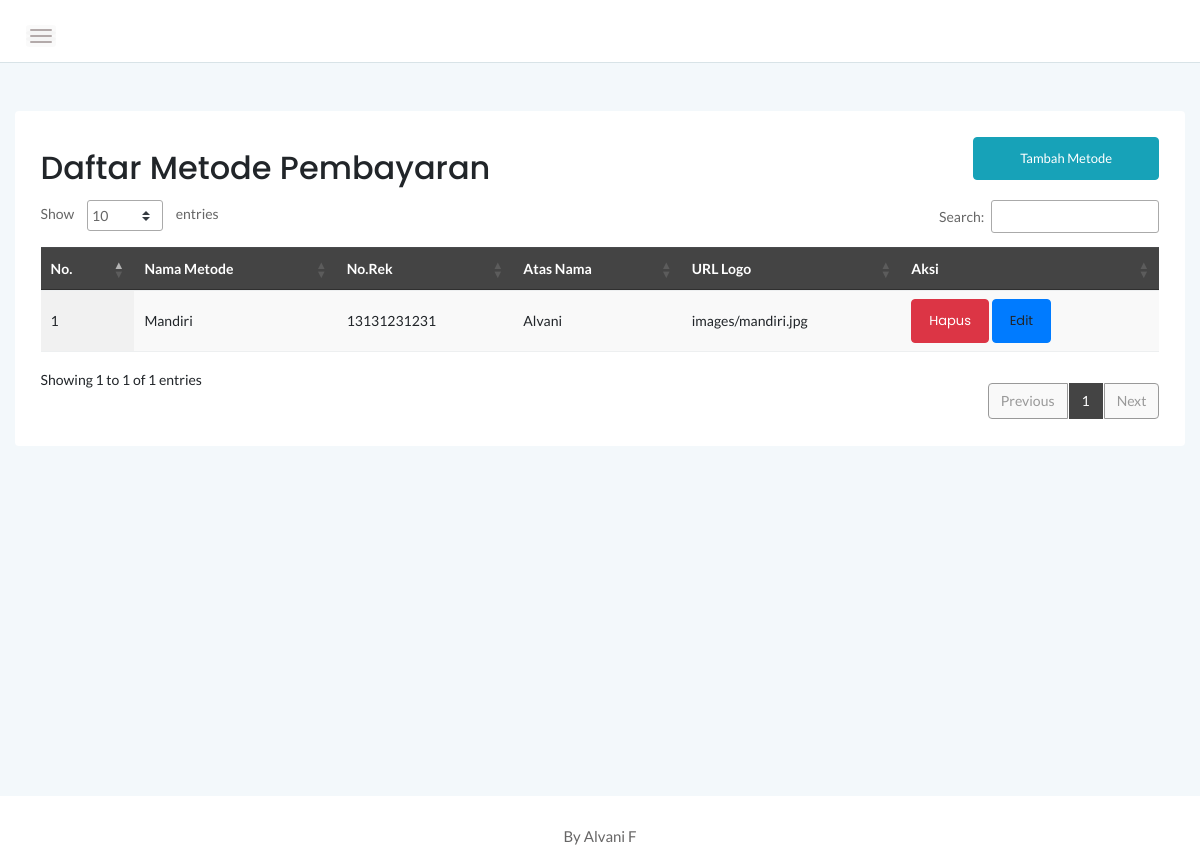
/admin/pembayaran.php (signed in), run on the app's committed database.
### tables this page shows
CREATE TABLE `pembayaran` (
  `no` int(11) NOT NULL,
  `metode` varchar(25) NOT NULL,
  `norek` varchar(25) NOT NULL,
  `logo` text DEFAULT NULL,
  `an` varchar(20) NOT NULL
);

### admin/pembayaran.php (the view, shortened to what this page needs)
<?php
include '../dbconnect.php';
?>
<!doctype html>
<html class="no-js" lang="en">
<head>
  <link rel="stylesheet" href="assets/css/bootstrap.min.css">
  <link rel="stylesheet" href="assets/css/font-awesome.min.css">
  <link rel="stylesheet" href="assets/css/themify-icons.css">
  <link rel="stylesheet" href="assets/css/metisMenu.css">
  <link rel="stylesheet" href="assets/css/owl.carousel.min.css">
  <link rel="stylesheet" href="assets/css/slicknav.min.css">
  <link rel="stylesheet" href="https://www.amcharts.com/lib/3/plugins/export/export.css" type="text/css" media="all" />
  <link rel="stylesheet" type="text/css" href="https://cdn.datatables.net/1.10.20/css/jquery.dataTables.min.css">
  <link rel="stylesheet" type="text/css" href="https://cdn.datatables.net/1.10.20/css/jquery.dataTables.css">
  <link rel="stylesheet" type="text/css" href="https://cdn.datatables.net/1.10.20/css/dataTables.bootstrap4.min.css">
  <link rel="stylesheet" type="text/css" href="https://cdn.datatables.net/responsive/2.2.3/css/responsive.bootstrap.min.css">
  <link rel="stylesheet" type="text/css" href="https://cdn.datatables.net/responsive/2.2.3/css/responsive.jqueryui.min.css">
  <link rel="stylesheet" type="text/css" href="https://cdn.datatables.net/buttons/1.5.2/css/buttons.dataTables.min.css">
  <link rel="stylesheet" href="assets/css/typography.css">
  <link rel="stylesheet" href="assets/css/default-css.css">
  <link rel="stylesheet" href="assets/css/styles.css">
  <link rel="stylesheet" href="assets/css/responsive.css">
</head>
<body>
          <div class="page-container">
        <div class="main-content">
          <div class="header-area">
            <div class="row align-items-center">
              <div class="col-md-6 col-sm-8 clearfix">
                <div class="nav-btn pull-left">
                  <span></span>
                  <span></span>
                  <span></span>
                </div>
              </div>
              <div class="col-md-6 col-sm-4 clearfix">
              </div>
            </div>
          </div>
          <div class="main-content-inner">
            <div class="row mt-5 mb-5">
              <div class="col-12">
                <div class="card">
                  <div class="card-body">
                    <div class="d-sm-flex justify-content-between align-items-center">
                     <h2>Daftar Metode Pembayaran</h2>
                     <button style="margin-bottom:20px" data-toggle="modal" data-target="#myModal" class="btn btn-info col-md-2">Tambah Metode</button>
                   </div>
                   <div class="data-tables datatable-dark">
                     <table id="dataTable3" class="display" style="width:100%"><thead class="thead-dark">
                       <tr>
                        <th>No.</th>
                        <th>Nama Metode</th>
                        <th>No.Rek</th>
                        <th>Atas Nama</th>
                        <th>URL Logo</th>
                        <th>Aksi</th>
                      </tr></thead><tbody>
                       <?php
                       $brgs=mysqli_query($conn,"SELECT * from pembayaran order by no ASC");
                       $no=1;
                       while($p=mysqli_fetch_array($brgs)){
                        $id = $p['no'];
                        ?>
                        <tr>
                         <td><?php echo $no++ ?></td>
                         <td><?php echo $p['metode'] ?></td>
                         <td><?php echo $p['norek'] ?></td>
                         <td><?php echo $p['an'] ?></td>
                         <td><?php echo $p['logo'] ?></td>
                         <td>
                          <a href="pembayaran.php?hal=hapus&id=<?php echo $p['no'] ?>" class="btn-danger btn">Hapus</a>
                          <a  data-toggle="modal" data-target="#editmodal" data-no="<?= $id;?>" data-metode="<?= $p['metode'];?>" data-norek="<?= $p['norek'];?>" data-an="<?= $p['an'];?>" data-logo="<?= $p['logo'];?>" id="tombolubah" class="btn btn-primary btn-edit">Edit</a>
                        </td>
                      </tr>
                      <?php
                    }
                    ?>
                  </tbody>
                </table>
              </div>
            </div>
          </div>
        </div>
      </div>
    </div>
  </div>
</div>
<footer>
  <div class="footer-area">
    <p>By Alvani F</p>
  </div>
</footer>
</body>
</html>

### admin/assets/css/typography.css (style rules this page uses)
body { font-size: 14px; font-family: 'Lato', sans-serif; }
h1, h2, h3, h4, h5, h6 { margin: 0; font-family: 'Poppins', sans-serif; }
p { font-family: 'Lato', sans-serif; font-size: 15px; line-height: 26px; color: #444; margin-bottom: 0; }
a, a:visited { text-decoration: none; transition: all 0.3s ease-in-out; -webkit-transition: all 0.3s ease-in-out; -moz-transition: all 0.3s ease-in-out; -o-transition: all 0.3s ease-in-out; outline: 0; font-family: 'Poppins', sans-serif; }
button { cursor: pointer; outline: none!important; letter-spacing: 0; }

### admin/assets/css/default-css.css (style rules this page uses)
* { margin: 0; padding: 0; box-sizing: border-box; }
*, *:before, *:after { -moz-box-sizing: border-box; -webkit-box-sizing: border-box; box-sizing: border-box; }
html { -webkit-font-smoothing: antialiased; }
body { background: #fff; font-weight: normal; -webkit-font-smoothing: antialiased; -webkit-text-size-adjust: 100%; }
:root { --primary-color: #4336FB; }

### admin/assets/css/styles.css (style rules this page uses)
.page-container { width: 100%; height: 100%; min-height: 100vh; padding-left: 280px; -webkit-transition: padding-left 0.3s ease 0s; transition: padding-left 0.3s ease 0s; }
.card { border: none; border-radius: 4px; background-color: #fff; -webkit-transition: all 0.3s ease 0s; transition: all 0.3s ease 0s; }
.card-body { padding: 25.6px; padding: 1.6rem; }
.main-content { width: 100%; background: #F3F8FB; }
.main-content-inner { padding: 0 30px 50px; }
.header-area { padding: 15px 30px; background: #fff; border-bottom: 1px solid #d8e3e7; }
.nav-btn { margin-right: 30px; margin-top: 10px; cursor: pointer; }
.nav-btn span { display: block; width: 22px; height: 2px; background: #b3aaaa; margin: 4px 0; border-radius: 15px; -webkit-transition: all 0.3s ease 0s; transition: all 0.3s ease 0s; box-shadow: 0 0 0 4px rgba(99, 96, 96, 0.03); }
.footer-area { text-align: center; padding: 23px 0 19px; background: #fff; }
.footer-area p { color: #676666; margin-bottom: 0; }
.btn { padding: 11px 17px; font-size: 13px; letter-spacing: 0; }
table tr th { border-bottom: none; }
table tr th, table tr td { border-top: 1px solid rgba(120, 130, 140, 0.13) !important; }
table.dataTable.no-footer { border-bottom: 1px solid rgba(120, 130, 140, 0.13) !important; }
table.dataTable thead th, table.dataTable thead td { border-bottom-color: transparent; }
.datatable-dark thead { background: #444; color: #fff; }

### admin/assets/css/responsive.css (style rules this page uses)
@media (min-width: 1200px) and (max-width: 1364px) { .main-content-inner { padding: 0 15px 50px; } }
@media (min-width: 1200px) and (max-width: 1364px) { .page-container, .sbar_collapsed.page-container { padding-left: 0; } }

### data on the page
pembayaran: metode "Mandiri", norek "13131231231", an "Alvani", logo "images/mandiri.jpg"
